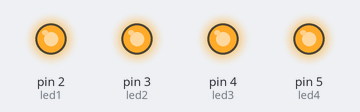
Bench run of a sketch on a simulated Arduino Uno, built with avr-gcc and run on an emulated ATmega328P. Parts: output pins drawn as LEDs (lit = HIGH).

Above: at 0.2 s.
At 1.2 s:
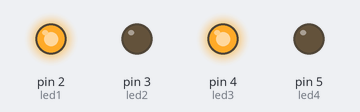
At 3.2 s:
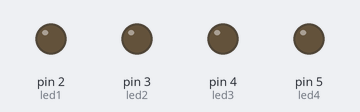
At 4.7 s:
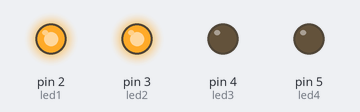
Timing chart, 0 to 5.8 s (numbered marks = the images above):
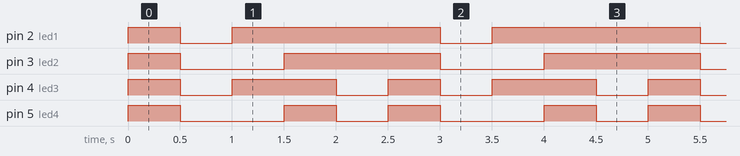

The sketch:

AnanyaF_SS1.ino
```cpp
const int led1 = 2;
const int led2 = 3;
const int led3 = 4;
const int led4 = 5;
int pattern = 1;

void setup() {
  pinMode(led1, OUTPUT);
  pinMode(led2, OUTPUT);
  pinMode(led3, OUTPUT);
  pinMode(led4, OUTPUT);
}

void loop() {
  if (pattern == 1) {
    digitalWrite(led1,HIGH);
    digitalWrite(led2,HIGH);
    digitalWrite(led3,HIGH);
    digitalWrite(led4,HIGH);
  }
  else if (pattern == 2) {
    digitalWrite(led1,LOW);
    digitalWrite(led2,LOW);
    digitalWrite(led3,LOW);
    digitalWrite(led4,LOW);
  }
  else if (pattern == 3) {
    digitalWrite(led1,HIGH);
    digitalWrite(led3,HIGH);
  }
  else if (pattern == 4) {
    digitalWrite(led2,HIGH);
    digitalWrite(led4,HIGH);
  }
  else if (pattern == 5) {
    digitalWrite(led1,HIGH);
    digitalWrite(led2,HIGH);
    digitalWrite(led3,LOW);
    digitalWrite(led4,LOW);
  }

  delay(500);
  pattern++;

  if (pattern > 5) pattern = 1;

}
```

Measured:
- by itself, pin 2 (led1): repeats every 2.5 s: LOW 0.50 s, HIGH 2.0 s
- by itself, pin 3 (led2): repeats every 2.5 s: LOW 1.0 s, HIGH 1.5 s
- by itself, pin 4 (led3): repeats every 2.5 s: LOW 0.50 s, HIGH 1.0 s, LOW 0.50 s, HIGH 0.50 s
- by itself, pin 5 (led4): repeats every 2.5 s: LOW 1.0 s, HIGH 0.50 s, LOW 0.50 s, HIGH 0.50 s
